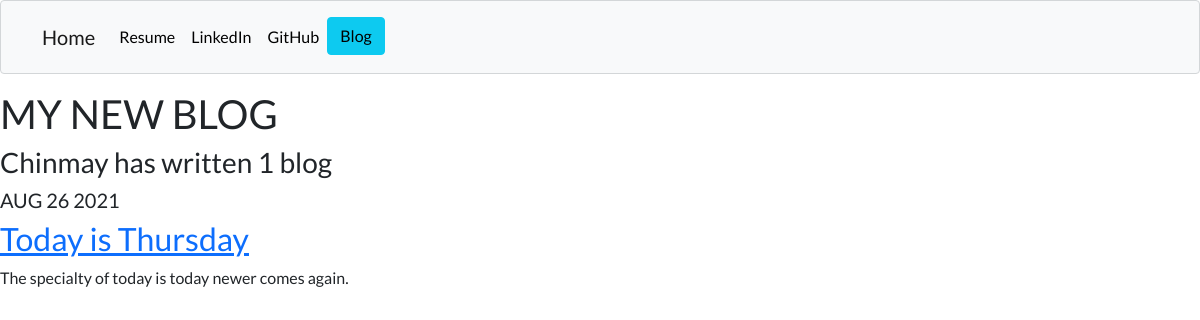
The page /blog/ on the database as committed earlier.
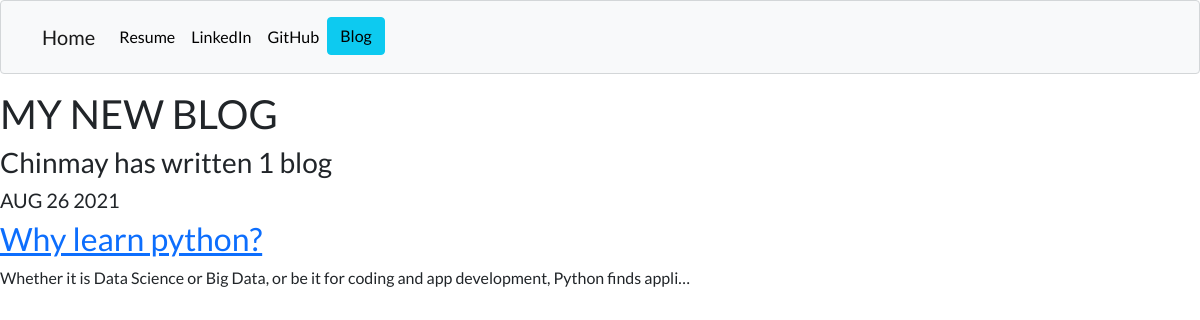
The same page on the database as committed later.
### blog/models.py (models this page shows, shortened)
class Blog(models.Model):
    title = models.CharField(max_length=100)
    desc=models.TextField()
    date=models.DateField()

### blog/views.py (the view)
# urls.py: path('', views.all_blogs, name="all_blogs"),
def all_blogs(request):
    blogs=Blog.objects.all()
    return render(request,'blog/all_blogs.html',{'blogs':blogs})

### blog/templates/blog/all_blogs.html
{% extends 'portfolio/base.html'%}
{% load static %}
{% block content %}
<h1>MY NEW BLOG</h1>
<h3>Chinmay has written {{ blogs.count }} blog {{ blogs.count|pluralize }}</h3>
{% for blog in blogs %}
<h5>{{ blog.date|date:'M d Y'|upper }}</h5>
<a href="{% url 'blog:details' blog.id %}"><h2>{{ blog.title }}</h2></a>
<p>{{ blog.desc|truncatechars:100 }}</p>
{% endfor %}
{% endblock %}

Rows that differ between the two databases and show on the page:
changed Blog: title "Today is Thursday" → "Why learn python?"; desc "The specialty of today is today newer comes again." → "Whether it is Data Science or Big Data, or be it for coding and app development, Python finds appli…"
